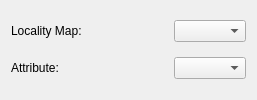
                   <widget class="QWidget" name="widget_27" native="true">
                    <layout class="QGridLayout" name="gridLayout_34">
                     <item row="0" column="1">
                      <widget class="QComboBox" name="locality_combo"/>
                     </item>
                     <item row="0" column="0">
                      <widget class="QLabel" name="label_34">
                       <property name="sizePolicy">
                        <sizepolicy hsizetype="Preferred" vsizetype="Preferred">
                         <horstretch>0</horstretch>
                         <verstretch>0</verstretch>
                        </sizepolicy>
                       </property>
                       <property name="minimumSize">
                        <size>
                         <width>157</width>
                         <height>0</height>
                        </size>
                       </property>
                       <property name="maximumSize">
                        <size>
                         <width>157</width>
                         <height>16777215</height>
                        </size>
                       </property>
                       <property name="text">
                        <string>Locality Map:</string>
                       </property>
                      </widget>
                     </item>
                     <item row="1" column="1">
                      <widget class="QComboBox" name="locality_attribute"/>
                     </item>
                     <item row="1" column="0">
                      <widget class="QLabel" name="label_35">
                       <property name="sizePolicy">
                        <sizepolicy hsizetype="Preferred" vsizetype="Preferred">
                         <horstretch>0</horstretch>
                         <verstretch>0</verstretch>
                        </sizepolicy>
                       </property>
                       <property name="minimumSize">
                        <size>
                         <width>157</width>
                         <height>0</height>
                        </size>
                       </property>
                       <property name="maximumSize">
                        <size>
                         <width>157</width>
                         <height>16777215</height>
                        </size>
                       </property>
                       <property name="text">
                        <string>Attribute:</string>
                       </property>
                      </widget>
                     </item>
                    </layout>
                   </widget>
